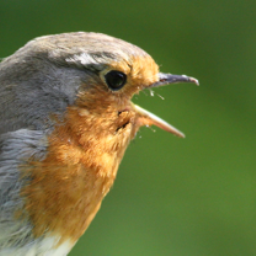
#> input picture 1_preprocessing/bird.png, 256 x 256 px
$ jupyter execute --allow-errors deep-learning-homework-1.ipynb   (shell and % lines are left out)
#> lines starting #> are read from the running program, lines starting #| are printed output that depends on the picture
[cell 1]
#Tools needed for the homework

import matplotlib.pyplot as plt
import matplotlib.image as mpimg
import numpy as np
from sklearn import preprocessing
from scipy.io import wavfile
from bs4 import BeautifulSoup
import requests
from collections import Counter

[cell 2]
#Exercise 1
img1 = mpimg.imread("./bird.png")
#> img1 is the input picture: shape (256, 256, 3) float32; mean R, G, B 0.408, 0.442, 0.243
img2 = mpimg.imread("./blink.png")
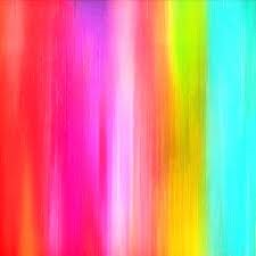
#> input picture 1_preprocessing/blink.png, 256 x 256 px
#> img2 is the input picture: shape (256, 256, 3) float32; mean R, G, B 0.835, 0.54, 0.543
img3 = mpimg.imread("./cyberpunk.png")
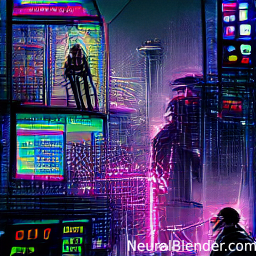
#> input picture 1_preprocessing/cyberpunk.png, 256 x 256 px
#> img3 is the input picture: shape (256, 256, 4) float32; mean R, G, B, A 0.266, 0.224, 0.401, 0.998
img4 = mpimg.imread("./omnicat.png")
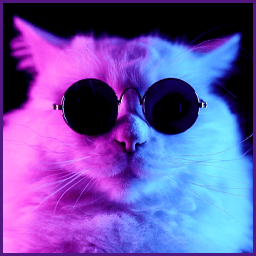
#> input picture 1_preprocessing/omnicat.png, 256 x 256 px
#> img4 is the input picture: shape (256, 256, 3) float32; mean R, G, B 0.424, 0.321, 0.661
img5 = mpimg.imread("./sky.png")
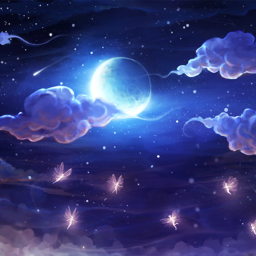
#> input picture 1_preprocessing/sky.png, 256 x 256 px
#> img5 is the input picture: shape (256, 256, 4) float32; mean R, G, B, A 0.208, 0.236, 0.485, 1

images = [img1, img2, img3, img4, img5]

[cell 3]
def plot_color_histogram(img):
    #Create a figure with 3 subplots in a row, also set the width of the figure so the subplots don't overlap
    fig, (red_plot, green_plot, blue_plot) = plt.subplots(ncols=3, figsize=(20, 5))
    #Create some tuples to make indexing easier
    colors = ("Red", "Green", "Blue")
    channel_ids = (0, 1, 2)
    plots = (red_plot, green_plot, blue_plot)

    #We only add one title on each axis to avoid unnecessary text on our plot
    green_plot.set_xlabel("Color Value")
    red_plot.set_ylabel("Pixel Count")

    #Loop over colors, channel_ids, plots at the same time with the zip function to make acessing elements easy
    for channel_id, color, plot in zip(channel_ids, colors, plots):
        #imread returns an array with 256 rows that each contain 256 pixels with 3 values (Red, Green, Blue)
        #imread returns an array with values between 0 and 1 so we set the range our values can take on to between 0 and 1
        # and set 256 bins for the 256 values each channel can take on
        histogram, bin_edges = np.histogram(img[:, :, channel_id], bins=256, range=(0, 1))

        #plots the histogram with the acording title and color
        plot.plot(histogram, color=color)
        plot.set_title("{0} Channel Histogram".format(color))
        plot.plot()

    plt.show()

[cell 4]
#Shows the 5 images and their color histograms separately by channel
for image in images:
    plt.imshow(image)
    plot_color_histogram(image)
#> this loop made 5 passes
#> pass 1, in plot_color_histogram, `plt.show()`:
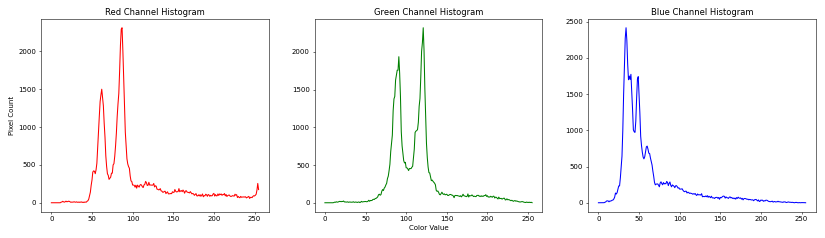
#> figure drawn by matplotlib, 3 panels; panel 1: curve peaks at x = 87, y = 2312; panel 2: curve peaks at x = 121, y = 2321; panel 3: curve peaks at x = 34, y = 2416
#> pass 2, in plot_color_histogram (call 2), `plt.show()`:
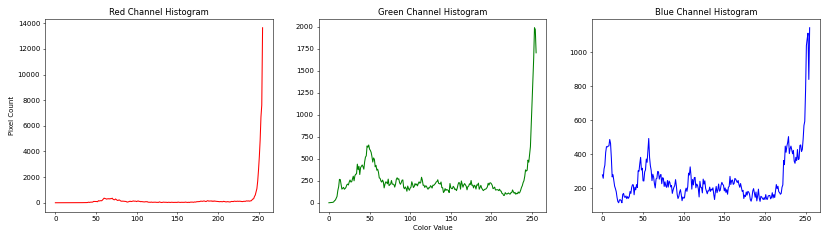
#> figure drawn by matplotlib, 3 panels; panel 1: curve peaks at x = 255, y = 13649; panel 2: curve peaks at x = 253, y = 1991; panel 3: curve peaks at x = 255, y = 1143

[cell 5]
#Exercise 2
def standardize_channels(img):
    #Create the separate channels, means, and standard deviations
    channels = [img[:, :, i] for i in range(3)]
    means = [np.mean(channel) for channel in channels]
    devs = [np.std(channel) for channel in channels]

    print("Means before scaling")
    print(f"R|G|B: {means[0]}|{means[1]}|{means[2]}")
    print("Standard deviation before scaling")
    print(f"R|G|b: {devs[0]}|{devs[1]}|{devs[2]}")
    print()

    #Scaling manually
    #for channel, mean, dev in zip(channels, means, devs):
    #    scaled += (channel - mean) / dev


    #Scaling using the StandardScaler class
    #Instantiate the StandardScaler class
    scaler = preprocessing.StandardScaler()

    #Fit the scaler to the channel values, then transform it
    #Fitting the scaler means calculating the mean and standard deviation
    #Transforming means performing the steps shown in the manual scaling comment
    scaled = [scaler.fit_transform(channel) for channel in channels]

    #Mean is near zero instead of zero as a result of float imprecision
    print("Means after scaling")
    print(f"R|G|B: {np.mean(scaled[0])}|{np.mean(scaled[1])}|{np.mean(scaled[2])}")
    print("Standard deviation after scaling")
    print(f"R|G|B: {np.std(scaled[0])}|{np.std(scaled[1])}|{np.std(scaled[2])}")
    print("-------------------")

[cell 6]
for image in images:
    standardize_channels(image)
#> this loop made 5 passes
#> (means in standardize_channels, devs in standardize_channels) on passes 1 to 5: ([0.407, 0.442, 0.243], [0.196, 0.127, 0.15]), ([0.835, 0.54, 0.543], [0.269, 0.323, 0.326]), ([0.266, 0.224, 0.401], [0.264, 0.22, 0.239]), ([0.423, 0.321, 0.661], [0.331, 0.296, 0.391]), ([0.208, 0.236, 0.484], [0.171, 0.201, 0.226])
#> (printed output is left out)
